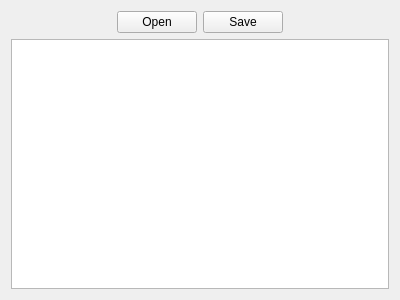
<?xml version="1.0" encoding="UTF-8"?>
<ui version="4.0">
 <class>Document</class>
 <widget class="QWidget" name="Document">
  <property name="geometry">
   <rect>
    <x>0</x>
    <y>0</y>
    <width>400</width>
    <height>300</height>
   </rect>
  </property>
  <property name="windowTitle">
   <string>Form</string>
  </property>
  <layout class="QGridLayout" name="gridLayout">
   <item row="0" column="0">
    <spacer name="horizontalSpacer">
     <property name="orientation">
      <enum>Qt::Horizontal</enum>
     </property>
     <property name="sizeHint" stdset="0">
      <size>
       <width>40</width>
       <height>20</height>
      </size>
     </property>
    </spacer>
   </item>
   <item row="0" column="1">
    <widget class="QPushButton" name="pushButton_open">
     <property name="text">
      <string>Open</string>
     </property>
    </widget>
   </item>
   <item row="0" column="2">
    <widget class="QPushButton" name="pushButton_save">
     <property name="text">
      <string>Save</string>
     </property>
    </widget>
   </item>
   <item row="0" column="3">
    <spacer name="horizontalSpacer_2">
     <property name="orientation">
      <enum>Qt::Horizontal</enum>
     </property>
     <property name="sizeHint" stdset="0">
      <size>
       <width>40</width>
       <height>20</height>
      </size>
     </property>
    </spacer>
   </item>
   <item row="1" column="0" colspan="4">
    <widget class="QPlainTextEdit" name="plainTextEdit_doc"/>
   </item>
  </layout>
 </widget>
 <resources/>
 <connections/>
</ui>
